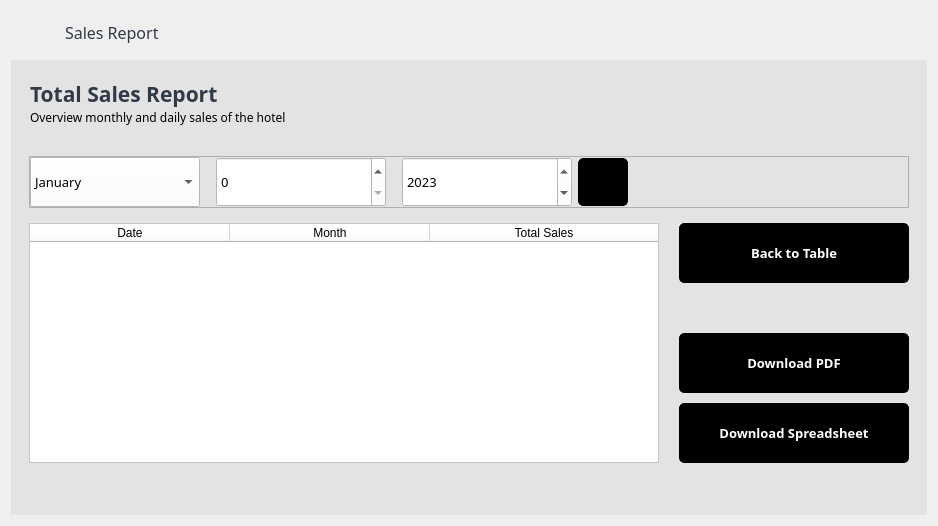
         <widget class="QWidget" name="Report">
          <layout class="QGridLayout" name="gridLayout_93">
           <item row="0" column="0">
            <widget class="QWidget" name="widget_99" native="true">
             <layout class="QGridLayout" name="gridLayout_90">
              <property name="leftMargin">
               <number>23</number>
              </property>
              <property name="rightMargin">
               <number>20</number>
              </property>
              <item row="0" column="2">
               <spacer name="horizontalSpacer_38">
                <property name="orientation">
                 <enum>Qt::Horizontal</enum>
                </property>
                <property name="sizeHint" stdset="0">
                 <size>
                  <width>40</width>
                  <height>20</height>
                 </size>
                </property>
               </spacer>
              </item>
              <item row="0" column="0">
               <widget class="QLabel" name="label_94">
                <property name="minimumSize">
                 <size>
                  <width>25</width>
                  <height>25</height>
                 </size>
                </property>
                <property name="maximumSize">
                 <size>
                  <width>25</width>
                  <height>25</height>
                 </size>
                </property>
                <property name="text">
                 <string/>
                </property>
                <property name="pixmap">
                 <pixmap>black report.png</pixmap>
                </property>
                <property name="scaledContents">
                 <bool>true</bool>
                </property>
               </widget>
              </item>
              <item row="0" column="1">
               <widget class="QLabel" name="label_95">
                <property name="font">
                 <font>
                  <family>Century Gothic</family>
                  <pointsize>12</pointsize>
                  <weight>50</weight>
                  <bold>false</bold>
                 </font>
                </property>
                <property name="styleSheet">
                 <string notr="true">color: rgb(49, 58, 70);</string>
                </property>
                <property name="text">
                 <string>Sales Report</string>
                </property>
               </widget>
              </item>
             </layout>
            </widget>
           </item>
           <item row="1" column="0">
            <widget class="QWidget" name="widget_17" native="true">
             <property name="styleSheet">
              <string notr="true">background-color: rgb(227, 227, 227);</string>
             </property>
             <layout class="QGridLayout" name="gridLayout_44">
              <item row="0" column="0">
               <widget class="QWidget" name="widget_63" native="true">
                <layout class="QGridLayout" name="gridLayout_50">
                 <property name="leftMargin">
                  <number>10</number>
                 </property>
                 <property name="topMargin">
                  <number>10</number>
                 </property>
                 <property name="rightMargin">
                  <number>0</number>
                 </property>
                 <property name="bottomMargin">
                  <number>15</number>
                 </property>
                 <property name="spacing">
                  <number>0</number>
                 </property>
                 <item row="0" column="1">
                  <spacer name="horizontalSpacer_30">
                   <property name="orientation">
                    <enum>Qt::Horizontal</enum>
                   </property>
                   <property name="sizeHint" stdset="0">
                    <size>
                     <width>40</width>
                     <height>20</height>
                    </size>
                   </property>
                  </spacer>
                 </item>
                 <item row="0" column="0">
                  <widget class="QLabel" name="label_60">
                   <property name="font">
                    <font>
                     <family>Century Gothic</family>
                     <pointsize>16</pointsize>
                     <weight>75</weight>
                     <bold>true</bold>
                    </font>
                   </property>
                   <property name="styleSheet">
                    <string notr="true">color: rgb(49, 58, 70);</string>
                   </property>
                   <property name="text">
                    <string>Total Sales Report</string>
                   </property>
                  </widget>
                 </item>
                 <item row="1" column="0">
                  <widget class="QLabel" name="label_45">
                   <property name="font">
                    <font>
                     <family>Century Gothic</family>
                    </font>
                   </property>
                   <property name="text">
                    <string>Overview monthly and daily sales of the hotel</string>
                   </property>
                  </widget>
                 </item>
                </layout>
               </widget>
              </item>
              <item row="1" column="0">
               <widget class="QWidget" name="widget_7" native="true">
                <layout class="QGridLayout" name="gridLayout_25">
                 <item row="0" column="0" colspan="2">
                  <widget class="QFrame" name="frame_17">
                   <property name="frameShape">
                    <enum>QFrame::StyledPanel</enum>
                   </property>
                   <property name="frameShadow">
                    <enum>QFrame::Raised</enum>
                   </property>
                   <layout class="QHBoxLayout" name="horizontalLayout_5">
                    <property name="leftMargin">
                     <number>0</number>
                    </property>
                    <property name="topMargin">
                     <number>0</number>
                    </property>
                    <property name="rightMargin">
                     <number>0</number>
                    </property>
                    <property name="bottomMargin">
                     <number>0</number>
                    </property>
                    <item>
                     <widget class="QComboBox" name="cboSDate">
                      <property name="sizePolicy">
                       <sizepolicy hsizetype="Expanding" vsizetype="Fixed">
                        <horstretch>0</horstretch>
                        <verstretch>0</verstretch>
                       </sizepolicy>
                      </property>
                      <property name="minimumSize">
                       <size>
                        <width>170</width>
                        <height>50</height>
                       </size>
                      </property>
                      <property name="font">
                       <font>
                        <family>Century Gothic</family>
                        <pointsize>10</pointsize>
                       </font>
                      </property>
                      <property name="styleSheet">
                       <string notr="true">background-color: rgb(255, 255, 255);</string>
                      </property>
                      <item>
                       <property name="text">
                        <string>January</string>
                       </property>
                      </item>
                      <item>
                       <property name="text">
                        <string>February</string>
                       </property>
                      </item>
                      <item>
                       <property name="text">
                        <string>March</string>
                       </property>
                      </item>
                      <item>
                       <property name="text">
                        <string>April</string>
                       </property>
                      </item>
                      <item>
                       <property name="text">
                        <string>May</string>
                       </property>
                      </item>
                      <item>
                       <property name="text">
                        <string>June</string>
                       </property>
                      </item>
                      <item>
                       <property name="text">
                        <string>July</string>
                       </property>
                      </item>
                      <item>
                       <property name="text">
                        <string>August</string>
                       </property>
                      </item>
                      <item>
                       <property name="text">
                        <string>September</string>
                       </property>
                      </item>
                      <item>
                       <property name="text">
                        <string>October</string>
                       </property>
                      </item>
                      <item>
                       <property name="text">
                        <string>November</string>
                       </property>
                      </item>
                      <item>
                       <property name="text">
                        <string>December</string>
                       </property>
                      </item>
                     </widget>
                    </item>
                    <item>
                     <spacer name="horizontalSpacer_4">
                      <property name="orientation">
                       <enum>Qt::Horizontal</enum>
                      </property>
                      <property name="sizeType">
                       <enum>QSizePolicy::Fixed</enum>
                      </property>
                      <property name="sizeHint" stdset="0">
                       <size>
                        <width>10</width>
                        <height>20</height>
                       </size>
                      </property>
                     </spacer>
                    </item>
                    <item>
                     <widget class="QSpinBox" name="spinBox_5">
                      <property name="sizePolicy">
                       <sizepolicy hsizetype="Expanding" vsizetype="Fixed">
                        <horstretch>0</horstretch>
                        <verstretch>0</verstretch>
                       </sizepolicy>
                      </property>
                      <property name="minimumSize">
                       <size>
                        <width>170</width>
                        <height>50</height>
                       </size>
                      </property>
                      <property name="font">
                       <font>
                        <family>Century Gothic</family>
                        <pointsize>10</pointsize>
                       </font>
                      </property>
                      <property name="styleSheet">
                       <string notr="true">background-color: rgb(255, 255, 255);</string>
                      </property>
                     </widget>
                    </item>
                    <item>
                     <spacer name="horizontalSpacer_14">
                      <property name="orientation">
                       <enum>Qt::Horizontal</enum>
                      </property>
                      <property name="sizeType">
                       <enum>QSizePolicy::Fixed</enum>
                      </property>
                      <property name="sizeHint" stdset="0">
                       <size>
                        <width>10</width>
                        <height>20</height>
                       </size>
                      </property>
                     </spacer>
                    </item>
                    <item>
                     <widget class="QSpinBox" name="spinBox_6">
                      <property name="sizePolicy">
                       <sizepolicy hsizetype="Expanding" vsizetype="Fixed">
                        <horstretch>0</horstretch>
                        <verstretch>0</verstretch>
                       </sizepolicy>
                      </property>
                      <property name="minimumSize">
                       <size>
                        <width>170</width>
                        <height>50</height>
                       </size>
                      </property>
                      <property name="font">
                       <font>
                        <family>Century Gothic</family>
                        <pointsize>10</pointsize>
                       </font>
                      </property>
                      <property name="styleSheet">
                       <string notr="true">background-color: rgb(255, 255, 255);</string>
                      </property>
                      <property name="maximum">
                       <number>3000</number>
                      </property>
                      <property name="value">
                       <number>2023</number>
                      </property>
                     </widget>
                    </item>
                    <item>
                     <widget class="QPushButton" name="pushButton_16">
                      <property name="sizePolicy">
                       <sizepolicy hsizetype="Expanding" vsizetype="Fixed">
                        <horstretch>0</horstretch>
                        <verstretch>0</verstretch>
                       </sizepolicy>
                      </property>
                      <property name="minimumSize">
                       <size>
                        <width>50</width>
                        <height>48</height>
                       </size>
                      </property>
                      <property name="maximumSize">
                       <size>
                        <width>50</width>
                        <height>48</height>
                       </size>
                      </property>
                      <property name="font">
                       <font>
                        <family>Century Gothic</family>
                       </font>
                      </property>
                      <property name="styleSheet">
                       <string notr="true">QPushButton {
	border-radius: 5px;
	border: 1px solid black;
	color: rgb(255, 255, 255);
	background-color: rgb(0, 0, 0);
}

QPushButton:hover {
	
	background-color: rgb(70, 70, 70);
}

QPushButton:pressed {
	color: rgb(106, 106, 106);
	background-color: rgb(0, 0, 0);
}</string>
                      </property>
                      <property name="text">
                       <string/>
                      </property>
                      <property name="icon">
                       <iconset>
                        <normaloff>search white.png</normaloff>search white.png</iconset>
                      </property>
                      <property name="iconSize">
                       <size>
                        <width>26</width>
                        <height>26</height>
                       </size>
                      </property>
                     </widget>
                    </item>
                    <item>
                     <spacer name="horizontalSpacer_21">
                      <property name="orientation">
                       <enum>Qt::Horizontal</enum>
                      </property>
                      <property name="sizeHint" stdset="0">
                       <size>
                        <width>280</width>
                        <height>20</height>
                       </size>
                      </property>
                     </spacer>
                    </item>
                   </layout>
                  </widget>
                 </item>
                </layout>
               </widget>
              </item>
              <item row="2" column="0">
               <widget class="QWidget" name="widget_31" native="true">
                <layout class="QGridLayout" name="gridLayout_21">
                 <property name="topMargin">
                  <number>0</number>
                 </property>
                 <property name="horizontalSpacing">
                  <number>20</number>
                 </property>
                 <item row="0" column="0">
                  <widget class="QTableWidget" name="tableWidget_3">
                   <property name="font">
                    <font>
                     <family>Century Gothic</family>
                     <pointsize>10</pointsize>
                    </font>
                   </property>
                   <property name="styleSheet">
                    <string notr="true">background-color: rgb(255, 255, 255);</string>
                   </property>
                   <attribute name="horizontalHeaderDefaultSectionSize">
                    <number>200</number>
                   </attribute>
                   <attribute name="horizontalHeaderStretchLastSection">
                    <bool>true</bool>
                   </attribute>
                   <column>
                    <property name="text">
                     <string>Date</string>
                    </property>
                   </column>
                   <column>
                    <property name="text">
                     <string>Month</string>
                    </property>
                   </column>
                   <column>
                    <property name="text">
                     <string>Total Sales</string>
                    </property>
                   </column>
                  </widget>
                 </item>
                 <item row="0" column="1">
                  <widget class="QWidget" name="widget_2" native="true">
                   <layout class="QVBoxLayout" name="verticalLayout_8">
                    <property name="spacing">
                     <number>10</number>
                    </property>
                    <property name="leftMargin">
                     <number>0</number>
                    </property>
                    <property name="topMargin">
                     <number>0</number>
                    </property>
                    <property name="rightMargin">
                     <number>0</number>
                    </property>
                    <property name="bottomMargin">
                     <number>0</number>
                    </property>
                    <item>
                     <widget class="QPushButton" name="pushButton_3">
                      <property name="minimumSize">
                       <size>
                        <width>230</width>
                        <height>60</height>
                       </size>
                      </property>
                      <property name="font">
                       <font>
                        <family>Century Gothic</family>
                        <pointsize>10</pointsize>
                        <weight>75</weight>
                        <bold>true</bold>
                       </font>
                      </property>
                      <property name="styleSheet">
                       <string notr="true">QPushButton {
	border-radius: 5px;
	border: 1px solid black;
	color: rgb(255, 255, 255);
	background-color: rgb(0, 0, 0);
}

QPushButton:hover {
	
	background-color: rgb(70, 70, 70);
}

QPushButton:pressed {
	color: rgb(106, 106, 106);
	background-color: rgb(0, 0, 0);
}</string>
                      </property>
                      <property name="text">
                       <string>Back to Table</string>
                      </property>
                     </widget>
                    </item>
                    <item>
                     <spacer name="verticalSpacer">
                      <property name="orientation">
                       <enum>Qt::Vertical</enum>
                      </property>
                      <property name="sizeHint" stdset="0">
                       <size>
                        <width>20</width>
                        <height>40</height>
                       </size>
                      </property>
                     </spacer>
                    </item>
                    <item>
                     <widget class="QPushButton" name="pushButton_9">
                      <property name="minimumSize">
                       <size>
                        <width>230</width>
                        <height>60</height>
                       </size>
                      </property>
                      <property name="font">
                       <font>
                        <family>Century Gothic</family>
                        <pointsize>10</pointsize>
                        <weight>75</weight>
                        <bold>true</bold>
                       </font>
                      </property>
                      <property name="styleSheet">
                       <string notr="true">QPushButton {
	border-radius: 5px;
	border: 1px solid black;
	color: rgb(255, 255, 255);
	background-color: rgb(0, 0, 0);
}

QPushButton:hover {
	
	background-color: rgb(70, 70, 70);
}

QPushButton:pressed {
	color: rgb(106, 106, 106);
	background-color: rgb(0, 0, 0);
}</string>
                      </property>
                      <property name="text">
                       <string>Download PDF</string>
                      </property>
                     </widget>
                    </item>
                    <item>
                     <widget class="QPushButton" name="pushButton_10">
                      <property name="minimumSize">
                       <size>
                        <width>230</width>
                        <height>60</height>
                       </size>
                      </property>
                      <property name="font">
                       <font>
                        <family>Century Gothic</family>
                        <pointsize>10</pointsize>
                        <weight>75</weight>
                        <bold>true</bold>
                       </font>
                      </property>
                      <property name="styleSheet">
                       <string notr="true">QPushButton {
	border-radius: 5px;
	border: 1px solid black;
	color: rgb(255, 255, 255);
	background-color: rgb(0, 0, 0);
}

QPushButton:hover {
	
	background-color: rgb(70, 70, 70);
}

QPushButton:pressed {
	color: rgb(106, 106, 106);
	background-color: rgb(0, 0, 0);
}</string>
                      </property>
                      <property name="text">
                       <string>Download Spreadsheet</string>
                      </property>
                     </widget>
                    </item>
                   </layout>
                  </widget>
                 </item>
                 <item row="1" column="0">
                  <widget class="QWidget" name="widget_6" native="true">
                   <layout class="QGridLayout" name="gridLayout_49">
                    <item row="0" column="0">
                     <spacer name="verticalSpacer_2">
                      <property name="orientation">
                       <enum>Qt::Vertical</enum>
                      </property>
                      <property name="sizeType">
                       <enum>QSizePolicy::Fixed</enum>
                      </property>
                      <property name="sizeHint" stdset="0">
                       <size>
                        <width>20</width>
                        <height>10</height>
                       </size>
                      </property>
                     </spacer>
                    </item>
                   </layout>
                  </widget>
                 </item>
                </layout>
               </widget>
              </item>
             </layout>
            </widget>
           </item>
          </layout>
         </widget>
